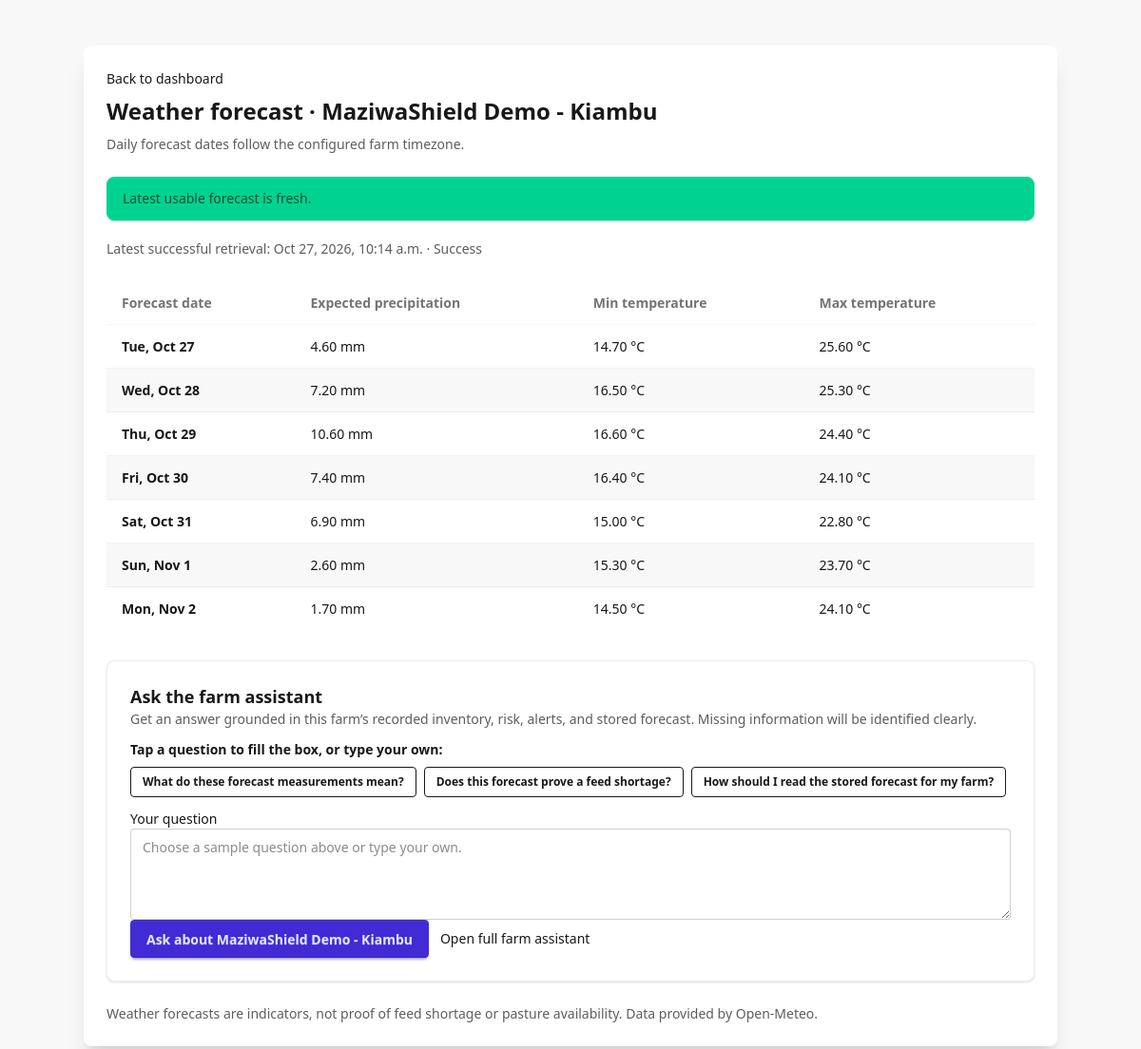
The page /weather/farms/3/ (signed in) on the database as committed earlier.
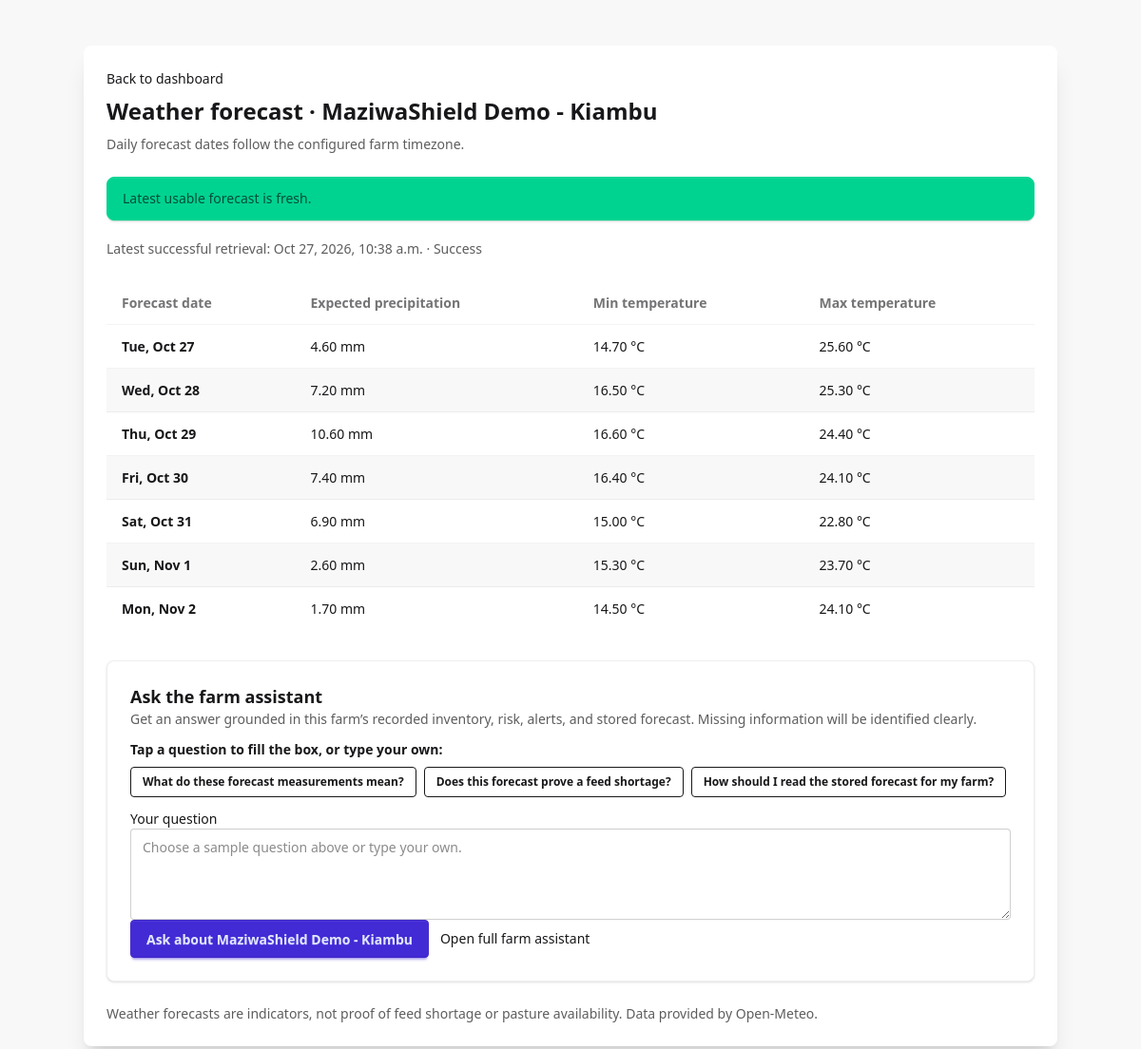
The same page on the database as committed later.
### farms/models.py (models this page shows, shortened)
class Farm(models.Model):
    owner = models.ForeignKey(
        settings.AUTH_USER_MODEL,
        on_delete=models.PROTECT,
        related_name="farms",
    )
    name = models.CharField(max_length=150)
    county = models.CharField(max_length=100, blank=True)
    location = models.CharField(max_length=255)
    herd_size = models.PositiveIntegerField(null=True, blank=True)
    average_daily_milk_litres = models.DecimalField(
        max_digits=10,
        decimal_places=2,
        null=True,
        blank=True,
        validators=[MinValueValidator(Decimal("0"))],
    )
    milk_price_per_litre_kes = models.DecimalField(
        max_digits=10,
        decimal_places=2,
        null=True,
        blank=True,
        validators=[MinValueValidator(Decimal("0"))],
    )
    latitude = models.DecimalField(
        max_digits=9,
        decimal_places=6,
        null=True,
        blank=True,
        validators=[MinValueValidator(Decimal("-90")), MaxValueValidator(Decimal("90"))],
    )
    longitude = models.DecimalField(
        max_digits=9,
        decimal_places=6,
        null=True,
        blank=True,
        validators=[
            MinValueValidator(Decimal("-180")),
            MaxValueValidator(Decimal("180")),
        ],
    )
    created_at = models.DateTimeField(auto_now_add=True)
    updated_at = models.DateTimeField(auto_now=True)
    class Meta:
        ordering = ["name"]
        constraints = [
            models.CheckConstraint(
                condition=(
                    Q(latitude__isnull=True, longitude__isnull=True)
                    | Q(latitude__isnull=False, longitude__isnull=False)
                ),
                name="farm_coordinates_both_or_neither",
            ),
            models.CheckConstraint(
                condition=Q(latitude__isnull=True)
                | Q(latitude__gte=Decimal("-90"), latitude__lte=Decimal("90")),
                name="farm_latitude_in_range",
            ),
            models.CheckConstraint(
                condition=Q(longitude__isnull=True)
                | Q(longitude__gte=Decimal("-180"), longitude__lte=Decimal("180")),
                name="farm_longitude_in_range",
            ),
        ]

### weather/models.py (models this page shows, shortened)
class WeatherForecastRun(models.Model):
    class Source(models.TextChoices):
        OPEN_METEO = "open_meteo", "Open-Meteo"
    class Status(models.TextChoices):
        SUCCESS = "SUCCESS", "Success"
        PARTIAL = "PARTIAL", "Partial"
        FAILED = "FAILED", "Failed"
    farm = models.ForeignKey(
        "farms.Farm",
        on_delete=models.CASCADE,
        related_name="weather_forecast_runs",
    )
    source = models.CharField(max_length=100, choices=Source.choices)
    fetched_at = models.DateTimeField(default=timezone.now)
    requested_latitude = models.DecimalField(
        max_digits=9,
        decimal_places=6,
        null=True,
        blank=True,
    )
    requested_longitude = models.DecimalField(
        max_digits=9,
        decimal_places=6,
        null=True,
        blank=True,
    )
    provider_timezone = models.CharField(max_length=100, null=True, blank=True)
    status = models.CharField(max_length=10, choices=Status.choices)
    error_summary = models.CharField(max_length=255, null=True, blank=True)
    created_at = models.DateTimeField(auto_now_add=True)
    class Meta:
        ordering = ["-fetched_at", "-pk"]
        indexes = [
            models.Index(fields=["farm", "-fetched_at"], name="weather_run_farm_time_idx"),
            models.Index(
                fields=["farm", "status", "-fetched_at"],
                name="weather_run_usable_idx",
            ),
        ]

class WeatherRecord(models.Model):
    forecast_run = models.ForeignKey(
        WeatherForecastRun,
        on_delete=models.CASCADE,
        related_name="records",
    )
    forecast_date = models.DateField()
    precipitation_mm = models.DecimalField(
        max_digits=8,
        decimal_places=2,
        null=True,
        blank=True,
        validators=[MinValueValidator(Decimal("0"))],
    )
    temperature_min_c = models.DecimalField(
        max_digits=5,
        decimal_places=2,
        null=True,
        blank=True,
    )
    temperature_max_c = models.DecimalField(
        max_digits=5,
        decimal_places=2,
        null=True,
        blank=True,
    )
    legacy_temperature_c = models.DecimalField(
        max_digits=5,
        decimal_places=2,
        null=True,
        blank=True,
        editable=False,
    )
    created_at = models.DateTimeField(auto_now_add=True)
    class Meta:
        ordering = ["forecast_date", "pk"]
        constraints = [
            models.UniqueConstraint(
                fields=["forecast_run", "forecast_date"],
                name="unique_weather_run_forecast_date",
            ),
            models.CheckConstraint(
                condition=Q(precipitation_mm__isnull=True) | Q(precipitation_mm__gte=0),
                name="weather_precipitation_nonnegative",
            ),
            models.CheckConstraint(
                condition=(
                    Q(temperature_min_c__isnull=True)
                    | Q(temperature_max_c__isnull=True)
                    | Q(temperature_min_c__lte=models.F("temperature_max_c"))
                ),
                name="weather_min_temp_lte_max_temp",
            ),
        ]

### weather/views.py (the view)
# urls.py: path("farms/<int:farm_id>/", views.farm_forecast, name="farm_forecast"),
@login_required
def farm_forecast(request, farm_id):
	farm = get_object_or_404(Farm, pk=farm_id, owner=request.user)
	today = _farm_local_today()
	freshness = forecast_freshness(farm, today)
	return render(
		request,
		"weather/farm_forecast.html",
		{
			"farm": farm,
			"forecast_state": freshness["status"],
			"current_record": freshness["record"],
			"forecast_records": get_forecast_horizon(farm, start_date=today),
			"last_retrieval": last_successful_retrieval(farm),
		},
	)

### weather/services/forecasts.py (called while the page is built)
def _forecast_settings():
    horizon = int(getattr(settings, "WEATHER_FORECAST_DAYS", DEFAULT_FORECAST_DAYS))
    if not 1 <= horizon <= 16:
        horizon = DEFAULT_FORECAST_DAYS
    provider_timezone = getattr(
        settings,
        "WEATHER_PROVIDER_TIMEZONE",
        DEFAULT_PROVIDER_TIMEZONE,
    )
    timeout = float(getattr(settings, "WEATHER_HTTP_TIMEOUT_SECONDS", 15))
    return horizon, provider_timezone, timeout

def models_q_usable_records():
    return (
        Q(precipitation_mm__isnull=False)
        | Q(temperature_min_c__isnull=False)
        | Q(temperature_max_c__isnull=False)
    )

def _usable_records(farm, forecast_date=None):
    queryset = WeatherRecord.objects.filter(
        forecast_run__farm=farm,
        forecast_run__status__in=[
            WeatherForecastRun.Status.SUCCESS,
            WeatherForecastRun.Status.PARTIAL,
        ],
    ).filter(models_q_usable_records())
    if forecast_date is not None:
        queryset = queryset.filter(forecast_date=forecast_date)
    return queryset.order_by("-forecast_run__fetched_at", "-forecast_run_id", "-pk")

def latest_usable_forecast(farm, forecast_date: date):
    return _usable_records(farm, forecast_date).select_related("forecast_run").first()

def get_forecast_horizon(farm, start_date: date | None = None, days: int | None = None):
    if start_date is None:
        start_date = timezone.localdate()
    if days is None:
        days = _forecast_settings()[0]
    end_date = start_date + timedelta(days=days - 1)
    versions = _usable_records(farm).filter(
        forecast_date__range=(start_date, end_date)
    ).select_related("forecast_run")
    newest_by_date = {}
    for record in versions:
        newest_by_date.setdefault(record.forecast_date, record)
    return [newest_by_date[day] for day in sorted(newest_by_date)]

def last_successful_retrieval(farm):
    return (
        WeatherForecastRun.objects.filter(
            farm=farm,
            status__in=[
                WeatherForecastRun.Status.SUCCESS,
                WeatherForecastRun.Status.PARTIAL,
            ],
        )
        .filter(
            Q(records__precipitation_mm__isnull=False)
            | Q(records__temperature_min_c__isnull=False)
            | Q(records__temperature_max_c__isnull=False)
        )
        .order_by("-fetched_at", "-pk")
        .first()
    )

### templates/weather/farm_forecast.html (shortened to what this page needs)
{% extends "base.html" %} {% block title %}Weather | {{ farm.name }}{% endblock %} {% block content %}
<main class="min-h-screen bg-base-200 p-4 sm:p-6">
  <section class="card mx-auto mt-6 w-full max-w-5xl bg-base-100 shadow-xl">
    <div class="card-body">
      <a class="link link-hover w-fit" href="{% url 'core:dashboard' %}"
        >Back to dashboard</a
      >
      <h1 class="card-title text-2xl">Weather forecast · {{ farm.name }}</h1>
      <p class="text-base-content/70">
        Daily forecast dates follow the configured farm timezone.
      </p>
      {% if forecast_state == "MISSING_COORDINATES" %}
      <div role="alert" class="alert alert-warning mt-4">
        <span
          >Forecast unavailable: add both latitude and longitude for this farm
          in the authorized farm admin before refreshing weather.</span
        >
      </div>
      {% elif forecast_state == "FRESH" %}
      <div role="alert" class="alert alert-success mt-4">
        <span>Latest usable forecast is fresh.</span>
      </div>
      {% endif %} {% if last_retrieval %}
      <p class="mt-3 text-sm text-base-content/70">
        Latest successful retrieval: {{ last_retrieval.fetched_at|date:"M j, Y, P" }} · {{ last_retrieval.get_status_display }}
      </p>
      {% endif %} {% if forecast_records %}
      <div class="mt-4 overflow-x-auto">
        <table class="table table-zebra">
          <thead>
            <tr>
              <th scope="col">Forecast date</th>
              <th scope="col">Expected precipitation</th>
              <th scope="col">Min temperature</th>
              <th scope="col">Max temperature</th>
            </tr>
          </thead>
          <tbody>
            {% for record in forecast_records %}
            <tr>
              <th scope="row">{{ record.forecast_date|date:"D, M j" }}</th>
              <td>{% if record.precipitation_mm is not None %}{{ record.precipitation_mm }} mm{% else %}Unknown{% endif %}</td>
              <td>{% if record.temperature_min_c is not None %}{{ record.temperature_min_c }} °C{% else %}Unknown{% endif %}</td>
              <td>{% if record.temperature_max_c is not None %}{{ record.temperature_max_c }} °C{% else %}Unknown{% endif %}</td>
            </tr>
            {% endfor %}
          </tbody>
        </table>
      </div>
      {% endif %}
      <div class="mt-6">
        {% include "assistantAnalytics/_farm_question_prompt.html" with farm=farm question_one="What do these forecast measurements mean?" question_two="Does this forecast prove a feed shortage?" starter_question="How should I read the stored forecast for my farm?" %}
      </div>
      <p class="mt-4 text-sm text-base-content/70">
        Weather forecasts are indicators, not proof of feed shortage or pasture
        availability. Data provided by
        <a
          class="link link-hover"
          href="https://open-meteo.com/"
          target="_blank"
          rel="noopener noreferrer"
          >Open-Meteo</a
        >.
      </p>
    </div>
  </section>
</main>
{% endblock %}

### templates/base.html (shortened to what this page needs)
{% load static %}
<!doctype html>
<html lang="en">
  <head>
    <link
      href="https://cdn.jsdelivr.net/npm/daisyui@5"
      rel="stylesheet"
      type="text/css"
    />
    <script src="https://cdn.jsdelivr.net/npm/@tailwindcss/browser@4"></script>
  </head>
  <body>
    {% block content %} {% endblock %}
  </body>
</html>

### templates/assistantAnalytics/_farm_question_prompt.html (shortened to what this page needs)
<section class="card border border-base-300 bg-base-100 shadow-sm" data-farm-assistant>
  <div class="card-body gap-3">
    <div>
      <h2 class="card-title">Ask the farm assistant</h2>
      <p class="text-sm text-base-content/70">Get an answer grounded in this farm’s recorded inventory, risk, alerts, and stored forecast. Missing information will be identified clearly.</p>
    </div>
    <div class="space-y-2" aria-label="Sample questions">
      <p class="text-sm font-semibold">Tap a question to fill the box, or type your own:</p>
      <div class="flex flex-wrap gap-2">
        <button class="btn btn-sm btn-outline" type="button" data-assistant-question="{{ question_one }}">{{ question_one }}</button>
        <button class="btn btn-sm btn-outline" type="button" data-assistant-question="{{ question_two }}">{{ question_two }}</button>
        {% if starter_question %}<button class="btn btn-sm btn-outline" type="button" data-assistant-question="{{ starter_question }}">{{ starter_question }}</button>{% endif %}
      </div>
    </div>
    <form method="post" action="{% url 'assistantAnalytics:ask' %}" class="space-y-3">
      <label class="form-control w-full">
        <span class="label-text mb-2">Your question</span>
        <textarea class="textarea textarea-bordered min-h-24 w-full" name="question" rows="3" maxlength="1000" required placeholder="Choose a sample question above or type your own."></textarea>
      </label>
      <div class="flex flex-wrap items-center gap-3">
        <button class="btn btn-primary" type="submit">Ask about {{ farm.name }}</button>
        <a class="link link-hover text-sm" href="{% url 'assistantAnalytics:ask' %}?farm={{ farm.pk }}">Open full farm assistant</a>
      </div>
    </form>
  </div>
</section>

Rows that differ between the two databases and show on the page:
no longer on this page (row unchanged): WeatherForecastRun: fetched_at "Oct 27, 2026, 10:14 a.m.", status "Success"
added WeatherForecastRun: fetched_at "Oct 27, 2026, 10:38 a.m.", status "Success"
